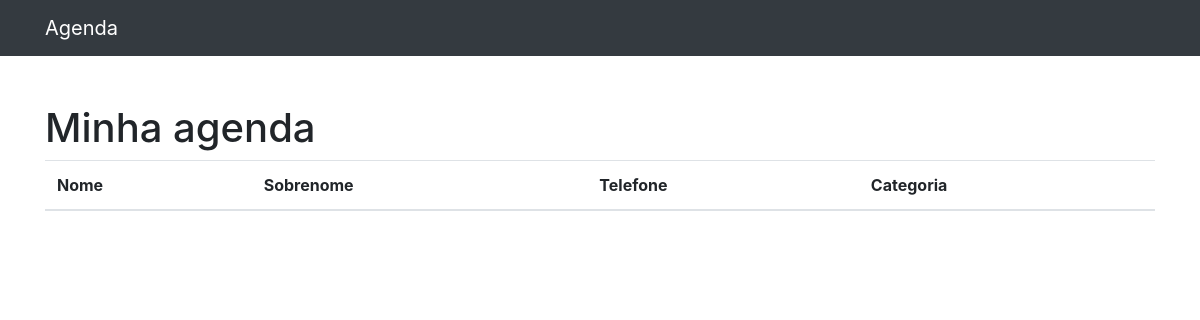
Before: / with the older database file.
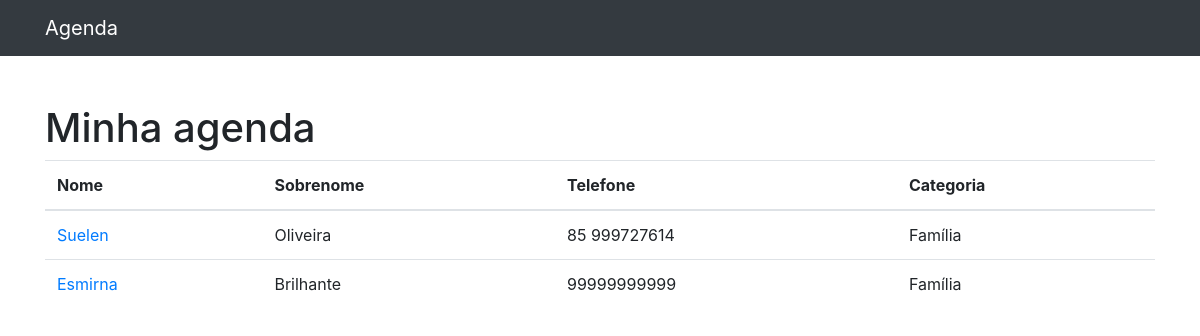
After: the same page with the newer database file.
### contatos/models.py (models this page shows, shortened)
class Contato(models.Model):
    nome = models.CharField(max_length=100)
    sobrenome = models.CharField(max_length=100, blank=True)
    telefone = models.CharField(max_length=50)
    email = models.CharField(max_length=50, blank=True)
    data_criacao = models.DateTimeField(default=timezone.now)
    descricao = models.TextField(blank=True)
    categoria = models.ForeignKey(Categoria, on_delete=models.DO_NOTHING)

class Categoria(models.Model):
    nome = models.CharField(max_length=100)
    def __str__(self):
        return self.nome

### contatos/views.py (the view)
# urls.py: path('', views.index, name='index'),
def index(request):
    contatos = Contato.objects.all()
    return render(request, 'contatos/index.html', {
        'contatos': contatos
    })

### contatos/templates/contatos/index.html
{% extends 'base.html' %}
{%block conteudo%}
    <h1 class="mt-5">Minha agenda</h1>
    <table class="table">
      <thead>
        <tr>
          <th>Nome</th>
          <th>Sobrenome</th>
          <th>Telefone</th>
          <th>Categoria</th>
        </tr>
      </thead>
      <tbody>
        {% for contato in contatos %}
          <tr>
            <td>
              <a href="#">{{ contato.nome }} </a>
            </td>
            <td>{{ contato.sobrenome }}</td>
            <td>{{ contato.telefone }}</td>
            <td>{{ contato.categoria }}</td>
          </tr>
        {% endfor %}
      </tbody>
    </table>
{%endblock%}

### templates/base.html (shortened to what this page needs)
{% load static %}
<!DOCTYPE html>
<html lang="pt">
<head>
  {% include 'parciais/_head.html' %}
</head>
<body>
  {% include 'parciais/_nav.html' %}
  <div class="container">
    <div class="row">
      <div class="col-lg-12">
        {%block conteudo%} {%endblock%}
      </div>
    </div>
  </div>
</body>
</html>

### templates/parciais/_head.html (shortened to what this page needs)
{% load static %}
<link href="{% static 'vendor/bootstrap/css/bootstrap.min.css' %}" rel="stylesheet">

### templates/parciais/_nav.html (shortened to what this page needs)
  <nav class="navbar navbar-expand-lg navbar-dark bg-dark static-top">
    <div class="container">
      <a class="navbar-brand" href="{% url 'index' %}">Agenda</a>
    </div>
  </nav>

Changed rows visible on the page:
added Contato: nome "Suelen", sobrenome "Oliveira", telefone "85 999727614", categoria "Família"
added Contato: nome "Esmirna", sobrenome "Brilhante", telefone "99999999999", categoria "Família"
